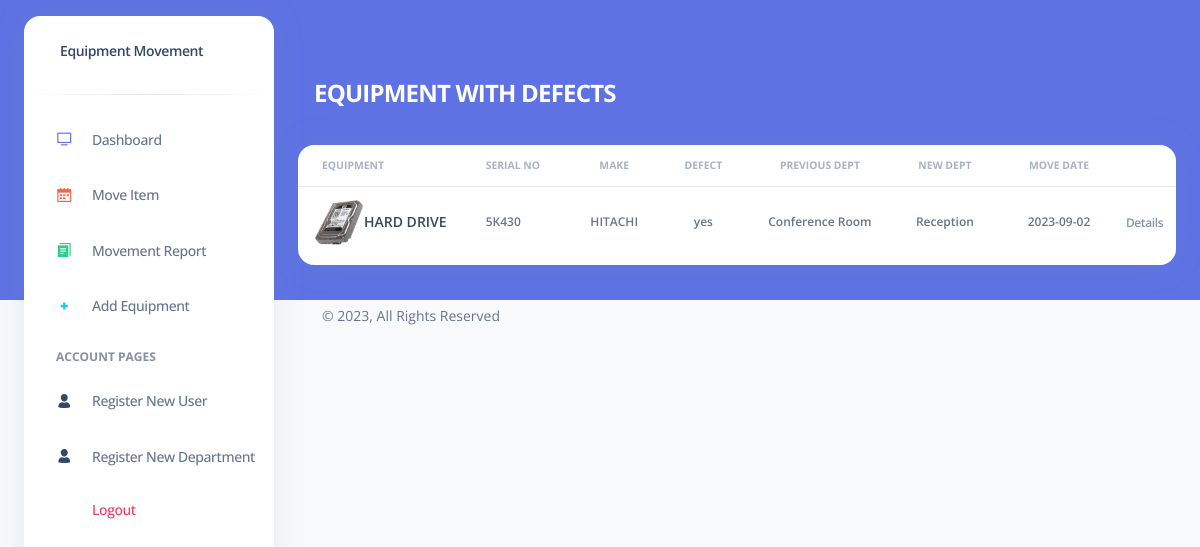
Screenshot of /pages/defects.php (signed in) with the database file from the repository.
### tables this page shows
CREATE TABLE `movements_tbl` (
  `id` int(11) NOT NULL,
  `serial` varchar(100) NOT NULL,
  `item` varchar(255) NOT NULL,
  `brand` varchar(100) NOT NULL,
  `imgFile` varchar(100) NOT NULL,
  `deptTaking` varchar(50) NOT NULL,
  `inCharge` varchar(100) NOT NULL,
  `defect` varchar(500) NOT NULL,
  `deptReceiving` varchar(50) NOT NULL,
  `inChargeReceive` varchar(100) NOT NULL,
  `returnDate` date NOT NULL,
  `authority` varchar(100) NOT NULL,
  `date` date NOT NULL
);

### pages/defects.php (the view, shortened to what this page needs)
<?php
    $conn = mysqli_connect("localhost", "root", "", "equipments_db");
?>
<!DOCTYPE html>
<html lang="en">
<head>
	<link href="../assets/css/nucleo-icons.css" rel="stylesheet" />
	<link href="../assets/css/nucleo-svg.css" rel="stylesheet" />
	<link href="../assets/css/nucleo-svg.css" rel="stylesheet" />
	<link id="pagestyle" href="../assets/css/argon-dashboard.css?v=2.0.4" rel="stylesheet" />
</head>
<body class="g-sidenav-show   bg-gray-100">
	<?php include('aside.php'); ?>
	<main class="main-content position-relative border-radius-lg ">
		<div class="row">
			<div class="col-12">
				<div class="p-3 m-3">
				</div>
			</div>
		</div>
		<nav class="navbar navbar-main navbar-expand-lg px-0 mx-4 shadow-none border-radius-xl " id="navbarBlur" data-scroll="false">
			<div class="container-fluid py-1 px-3">
				<nav aria-label="breadcrumb">
					<h4 class="font-weight-bolder text-white mb-0 text-uppercase">Equipment with defects</h4>
				</nav>
			</div>
		</nav>
		<div class="container-fluid py-4">
			<div class="row">
				<div class="col-12">
					<div class="card mb-4">
						<div class="card-body px-0 pt-0 pb-2">
							<div class="table-responsive p-0">
								<table class="table align-items-center mb-0">
									<thead>
										<tr>
											<th class="text-uppercase text-secondary text-xxs font-weight-bolder opacity-7">Equipment</th>
											<th class="text-uppercase text-secondary text-xxs font-weight-bolder opacity-7 ps-2">Serial No</th>
											<th class="text-center text-uppercase text-secondary text-xxs font-weight-bolder opacity-7">Make</th>
											<th class="text-center text-uppercase text-secondary text-xxs font-weight-bolder opacity-7">Defect</th>
											<th class="text-center text-uppercase text-secondary text-xxs font-weight-bolder opacity-7">Previous Dept</th>
											<th class="text-center text-uppercase text-secondary text-xxs font-weight-bolder opacity-7">New Dept</th>
											<th class="text-center text-uppercase text-secondary text-xxs font-weight-bolder opacity-7">Move date</th>
											<th class="text-secondary opacity-7"></th>
										</tr>
									</thead>
									<tbody>
										<?php
											$sql = "SELECT * FROM movements_tbl WHERE defect = 'yes' ORDER BY id DESC";
											$result = mysqli_query($conn, $sql);
											if (mysqli_num_rows($result) > 0) {
											 while($row = mysqli_fetch_assoc($result)) {
										?>
										<tr>
											<td>
												<div class="d-flex px-2 py-1">
													<div>
														<img src="uploads/<?php echo $row['imgFile'];?>"alt="Country flag" class="border-radius-lg" style="width:50px;">
													</div>
													<div class="d-flex flex-column justify-content-center">
														<h6 class="mb-0 text-sm"><?php echo $row['item'];?></h6>
													</div>
												</div>
											</td>
											<td>
												<p class="text-xs font-weight-bold mb-0"><?php echo $row['serial'];?></p>
											</td>
											<td class="align-middle text-center text-sm">
												<p class="text-xs font-weight-bold mb-0"><?php echo $row['brand'];?></p>
											</td>
											<td class="align-middle text-center">
												<p class="text-xs font-weight-bold mb-0"><?php echo $row['defect'];?></p>
											</td>
											<td class="align-middle text-center">
												<p class="text-xs font-weight-bold mb-0"><?php echo $row['deptTaking'];?></p>
											</td>
											<td class="align-middle text-center">
												<p class="text-xs font-weight-bold mb-0"><?php echo $row['deptReceiving'];?></p>
											</td>
											<td class="align-middle text-center">
												<p class="text-xs font-weight-bold mb-0"><?php echo $row['date'];?></p>
											</td>
											<td class="align-middle">
												<a href="javascript:;" class="text-secondary font-weight-bold text-xs" data-toggle="tooltip" data-original-title="Edit user">
													Details
												</a>
											</td>
										</tr>
										<?php
										}
									} else {
										echo "No equipment moved.";
									}
								?>
										</tbody>
								</table>
							</div>
						</div>
					</div>
				</div>
			</div>
			<footer class="footer pt-3  ">
				<div class="container-fluid">
					<div class="row align-items-center justify-content-lg-between">
						<div class="col-lg-6 mb-lg-0 mb-4">
							<div class="copyright text-center text-sm text-muted text-lg-start">
								© ,
								All Rights Reserved
							</div>
						</div>
						</div>
				</div>
			</footer>
		</div>
	</main>
</body>
</html>

### rows the page displays
movements_tbl: imgFile (picture), item "HARD DRIVE", serial "5K430", brand "HITACHI", defect "yes", deptTaking "Conference Room", deptReceiving "Reception", date "2023-09-02"
